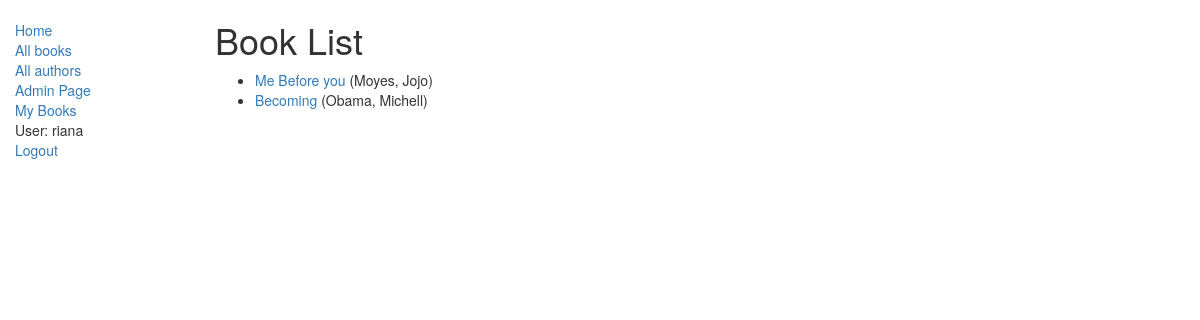
/app1/books/ (signed in), run on the app's committed database.
### app1/models.py (models this page shows, shortened)
class Book(models.Model):
    title = models.CharField(max_length=200)
    author = models.ForeignKey('Author', on_delete=models.SET_NULL, null=True)
    summary = models.TextField(max_length=1000, help_text="Enter a brief description of the book")
    def get_absolute_url(self):
        return reverse('app1:book-detail', args=[str(self.id)])

class Author(models.Model):
    first_name = models.CharField(max_length=100)
    last_name = models.CharField(max_length=100)
    def __str__(self):
        return '%s, %s' % (self.last_name, self.first_name)

### app1/views.py (the view)
class BookListView(generic.ListView):
    model=models.Book
    template_name='app1/book_list.html'

### app1/templates/app1/book_list.html
{% extends "app1/base_generic.html" %}
{% block content %}
    <h1>Book List</h1>
    {% if book_list %}
    <ul>
      {% for book in book_list %}
      <li>
        <a href="{{ book.get_absolute_url }}">{{ book.title }}</a> ({{book.author}})
      </li>
      {% endfor %}
    </ul>
    {% else %}
      <p>There are no books in the library.</p>
    {% endif %}
{% endblock %}

### app1/templates/app1/base_generic.html (shortened to what this page needs)
<!DOCTYPE html>
<html lang="en">
<head>
  <link rel="stylesheet" href="https://maxcdn.bootstrapcdn.com/bootstrap/3.3.7/css/bootstrap.min.css">
  {% load static %}
  <link rel="stylesheet" href="{% static 'app1/styles.css' %}">
</head>
<body>
  <div class="container-fluid">
    <div class="row">
      <div class="col-sm-2">
      {% block sidebar %}
      <ul class="sidebar-nav">
          <li><a href="{% url 'app1:index' %}">Home</a></li>
          <li><a href="{% url 'app1:books' %}">All books</a></li>
          <li><a href="{% url 'app1:authors' %}">All authors</a></li>
          <li><a href="/admin/">Admin Page</a></li>
          <li><a href="{% url 'app1:my-books' %}">My Books</a></li>
          {% if user.is_authenticated %}
               <li>User: {{ user.get_username }}</li>
               <li><a href="{% url 'logout'%}?next={{request.path}}">Logout</a></li>
          {% else %}
               <li><a href="{% url 'login'%}?next={{request.path}}">Login</a></li>
          {% endif %}
      </ul>
     {% endblock %}
      </div>
      <div class="col-sm-10 ">
      {% block content %}{% endblock %}
      </div>
    </div>
  </div>
</body>
</html>

### app1/static/app1/styles.css (style rules this page uses)
.sidebar-nav { margin-top: 20px; padding: 0; list-style: none; }

### data on the page
Book: title "Me Before you", author "Moyes, Jojo"
Book: title "Becoming", author "Obama, Michell"

### other printed values
{{ user.get_username }} "riana"
